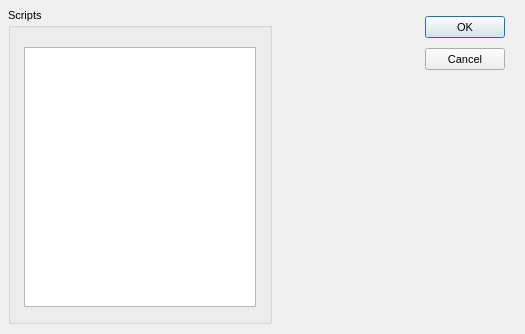
<?xml version="1.0"?>
<ui version="4.0">
  <class>PowpropDialog</class>
  <widget class="QDialog" name="IDD_POWPROP_DIALOG">
    <property name="geometry">
      <rect>
        <x>0</x>
        <y>0</y>
        <width>525</width>
        <height>334</height>
      </rect>
    </property>
    <property name="windowTitle">
      <string>Powerup properties</string>
    </property>
    <property name="font">
      <font>
        <family>Liberation Sans</family>
        <pointsize>8</pointsize>
        <bold>false</bold>
        <italic>false</italic>
      </font>
    </property>
    <property name="enabled">
      <bool>true</bool>
    </property>
    <property name="windowFlags">
      <set>Qt::Dialog|Qt::WindowCloseButtonHint</set>
    </property>
    <property name="minimumSize">
      <size>
        <width>525</width>
        <height>334</height>
      </size>
    </property>
    <property name="maximumSize">
      <size>
        <width>525</width>
        <height>334</height>
      </size>
    </property>
    <widget class="QGroupBox" name="IDC_STATIC">
      <property name="geometry">
        <rect>
          <x>8</x>
          <y>8</y>
          <width>264</width>
          <height>316</height>
        </rect>
      </property>
      <property name="title">
        <string>Scripts</string>
      </property>
      <property name="visible">
        <bool>true</bool>
      </property>
      <property name="enabled">
        <bool>true</bool>
      </property>
      <property name="flat">
        <bool>false</bool>
      </property>
      <widget class="QTextEdit" name="IDC_POWERUP_SCRIPT_EDIT">
        <property name="geometry">
          <rect>
            <x>16</x>
            <y>39</y>
            <width>232</width>
            <height>260</height>
          </rect>
        </property>
        <property name="visible">
          <bool>true</bool>
        </property>
        <property name="enabled">
          <bool>true</bool>
        </property>
        <property name="tabChangesFocus">
          <bool>false</bool>
        </property>
        <property name="verticalScrollBarPolicy">
          <enum>Qt::ScrollBarAsNeeded</enum>
        </property>
        <property name="horizontalScrollBarPolicy">
          <enum>Qt::ScrollBarAsNeeded</enum>
        </property>
      </widget>
    </widget>
    <widget class="QPushButton" name="IDOK">
      <property name="geometry">
        <rect>
          <x>425</x>
          <y>16</y>
          <width>80</width>
          <height>22</height>
        </rect>
      </property>
      <property name="text">
        <string>OK</string>
      </property>
      <property name="visible">
        <bool>true</bool>
      </property>
      <property name="enabled">
        <bool>true</bool>
      </property>
      <property name="default">
        <bool>true</bool>
      </property>
      <property name="autoDefault">
        <bool>true</bool>
      </property>
    </widget>
    <widget class="QPushButton" name="IDCANCEL">
      <property name="geometry">
        <rect>
          <x>425</x>
          <y>48</y>
          <width>80</width>
          <height>22</height>
        </rect>
      </property>
      <property name="text">
        <string>Cancel</string>
      </property>
      <property name="visible">
        <bool>true</bool>
      </property>
      <property name="enabled">
        <bool>true</bool>
      </property>
      <property name="default">
        <bool>false</bool>
      </property>
      <property name="autoDefault">
        <bool>false</bool>
      </property>
    </widget>
    <action name="IDD_ORPHANHUNTER">
      <property name="text">
        <string>Orphan Hunter</string>
      </property>
    </action>
    <action name="IDD_REORDER_PAGES">
      <property name="text">
        <string>Reorder Net Pages</string>
      </property>
    </action>
    <action name="IDD_SHOW_ALL_CHECKED_OUT">
      <property name="text">
        <string>Show All Pages Checked Out</string>
      </property>
    </action>
    <action name="IDM_IMPORT_BITMAP">
      <property name="text">
        <string>Bitmap/Animation Converter...</string>
      </property>
    </action>
    <action name="ID_APP_ABOUT">
      <property name="text">
        <string>&amp;About editor...</string>
      </property>
    </action>
    <action name="ID_APP_EXIT">
      <property name="text">
        <string>E&amp;xit</string>
      </property>
      <property name="shortcut">
        <string>Alt+X</string>
      </property>
    </action>
    <action name="ID_BRIEFING_EDITOR">
      <property name="text">
        <string>Briefing Editor...</string>
      </property>
    </action>
    <action name="ID_BUTTON_LIGHTING">
      <property name="text">
        <string>ID_BUTTON_LIGHTING</string>
      </property>
    </action>
    <action name="ID_BUTTON_OUTLINE">
      <property name="text">
        <string>ID_BUTTON_OUTLINE</string>
      </property>
    </action>
    <action name="ID_BUTTON_WINDOWSELECTION">
      <property name="text">
        <string>ID_BUTTON_WINDOWSELECTION</string>
      </property>
    </action>
    <action name="ID_D3HELP">
      <property name="text">
        <string>Help on D3 Editor</string>
      </property>
    </action>
    <action name="ID_EDITORS_AIPROPERTIES">
      <property name="text">
        <string>AI Properties...</string>
      </property>
    </action>
    <action name="ID_EDITORS_AMBIENTSOUNDS">
      <property name="text">
        <string>Ambient Sounds...</string>
      </property>
    </action>
    <action name="ID_EDITORS_DALLAS">
      <property name="text">
        <string>Dallas Graphical Script Editor...</string>
      </property>
    </action>
    <action name="ID_EDITORS_FILES">
      <property name="text">
        <string>Files...</string>
      </property>
    </action>
    <action name="ID_EDITORS_MEGACELLS">
      <property name="text">
        <string>Megacells...</string>
      </property>
    </action>
    <action name="ID_EDIT_ADDSELECT">
      <property name="text">
        <string>Add Current Room to Selected List</string>
      </property>
    </action>
    <action name="ID_EDIT_ATTACH">
      <property name="text">
        <string>&amp;Attach</string>
      </property>
    </action>
    <action name="ID_EDIT_CLEARSELECTED">
      <property name="text">
        <string>Clear Selected List</string>
      </property>
    </action>
    <action name="ID_EDIT_COPY">
      <property name="text">
        <string>&amp;Copy</string>
      </property>
      <property name="shortcut">
        <string>Ctrl+Ins</string>
      </property>
    </action>
    <action name="ID_EDIT_CUT">
      <property name="text">
        <string>Cu&amp;t</string>
      </property>
      <property name="shortcut">
        <string>Shift+Del</string>
      </property>
    </action>
    <action name="ID_EDIT_DELETE">
      <property name="text">
        <string>&amp;Delete</string>
      </property>
    </action>
    <action name="ID_EDIT_LOADSCRAP">
      <property name="text">
        <string>Load Scrap from Disk</string>
      </property>
    </action>
    <action name="ID_EDIT_PASTE">
      <property name="text">
        <string>&amp;Paste</string>
      </property>
      <property name="shortcut">
        <string>Shift+Ins</string>
      </property>
    </action>
    <action name="ID_EDIT_PLACE">
      <property name="text">
        <string>&amp;Place in Mine</string>
      </property>
    </action>
    <action name="ID_EDIT_PLACE_TERRAIN">
      <property name="text">
        <string>&amp;Place on Terrain</string>
      </property>
    </action>
    <action name="ID_EDIT_REMOVESELECT">
      <property name="text">
        <string>Remove Current Room from Selected List</string>
      </property>
    </action>
    <action name="ID_EDIT_SAVESCRAP">
      <property name="text">
        <string>Save Scrap to Disk</string>
      </property>
    </action>
    <action name="ID_EDIT_SELECTATTACHED">
      <property name="text">
        <string>Select All Rooms Attached to Current Room</string>
      </property>
    </action>
    <action name="ID_EDIT_UNDO">
      <property name="text">
        <string>&amp;Undo</string>
      </property>
      <property name="shortcut">
        <string>Alt+Backspace</string>
      </property>
    </action>
    <action name="ID_FILE_AUTOSAVE">
      <property name="text">
        <string>Autosave</string>
      </property>
      <property name="checkable">
        <bool>true</bool>
      </property>
    </action>
    <action name="ID_FILE_CHECKMINE">
      <property name="text">
        <string>&amp;Check Mine</string>
      </property>
    </action>
    <action name="ID_FILE_FIXCRACKS">
      <property name="text">
        <string>Fix Level Cracks</string>
      </property>
    </action>
    <action name="ID_FILE_FIXDEGENERATEFACES">
      <property name="text">
        <string>Fix/Remove Degenerate Faces</string>
      </property>
    </action>
    <action name="ID_FILE_IMPORT_ROOM">
      <property name="text">
        <string>Import 3DSMax Room</string>
      </property>
    </action>
    <action name="ID_FILE_INFORMATION">
      <property name="text">
        <string>&amp;Information</string>
      </property>
      <property name="shortcut">
        <string>Alt+I</string>
      </property>
    </action>
    <action name="ID_FILE_LEAVE_EDITOR">
      <property name="text">
        <string>Go to main menu...</string>
      </property>
    </action>
    <action name="ID_FILE_LEVELPROPS">
      <property name="text">
        <string>Set Selected Room(s) Properties</string>
      </property>
    </action>
    <action name="ID_FILE_LEVEL_INFO">
      <property name="text">
        <string>Edit Level Info...</string>
      </property>
    </action>
    <action name="ID_FILE_MRU_FILE1">
      <property name="text">
        <string>Recent File</string>
      </property>
      <property name="enabled">
        <bool>false</bool>
      </property>
    </action>
    <action name="ID_FILE_NEW">
      <property name="text">
        <string>&amp;New</string>
      </property>
      <property name="shortcut">
        <string>Ctrl+N</string>
      </property>
    </action>
    <action name="ID_FILE_OPEN">
      <property name="text">
        <string>&amp;Open...</string>
      </property>
      <property name="shortcut">
        <string>Ctrl+O</string>
      </property>
    </action>
    <action name="ID_FILE_PLAY640X480">
      <property name="text">
        <string>&amp;Play in 640 x 480</string>
      </property>
      <property name="shortcut">
        <string>Alt+P</string>
      </property>
    </action>
    <action name="ID_FILE_PREFERENCES">
      <property name="text">
        <string>Preferences</string>
      </property>
    </action>
    <action name="ID_FILE_PRINT">
      <property name="text">
        <string>&amp;Print...</string>
      </property>
      <property name="shortcut">
        <string>Ctrl+P</string>
      </property>
    </action>
    <action name="ID_FILE_PRINT_PREVIEW">
      <property name="text">
        <string>Print Pre&amp;view</string>
      </property>
    </action>
    <action name="ID_FILE_PRINT_SETUP">
      <property name="text">
        <string>P&amp;rint Setup...</string>
      </property>
    </action>
    <action name="ID_FILE_REMOVEDUPLICATEFACESFROMCURRENTROOM">
      <property name="text">
        <string>Remove Duplicate Faces from Current Room</string>
      </property>
    </action>
    <action name="ID_FILE_REMOVEEXTRAPOINTS">
      <property name="text">
        <string>Remove Extra Points</string>
      </property>
    </action>
    <action name="ID_FILE_RESTOREGAMESTATE">
      <property name="text">
        <string>Restore Gamestate</string>
      </property>
    </action>
    <action name="ID_FILE_SAVE">
      <property name="text">
        <string>&amp;Save</string>
      </property>
      <property name="shortcut">
        <string>Ctrl+S</string>
      </property>
    </action>
    <action name="ID_FILE_SAVEGOALTEXT">
      <property name="text">
        <string>Save Goal Text to File</string>
      </property>
    </action>
    <action name="ID_FILE_SAVE_AS">
      <property name="text">
        <string>Save &amp;As...</string>
      </property>
    </action>
    <action name="ID_FILE_SAVE_COPY_AS">
      <property name="text">
        <string>Save Copy &amp;As...</string>
      </property>
    </action>
    <action name="ID_FILE_STATS">
      <property name="text">
        <string>Show Level Stats</string>
      </property>
    </action>
    <action name="ID_FILE_UPDATE">
      <property name="text">
        <string>&amp;Update</string>
      </property>
      <property name="shortcut">
        <string>Ctrl+S</string>
      </property>
    </action>
    <action name="ID_FILE_VERIFY_LEVEL">
      <property name="text">
        <string>Verify Level</string>
      </property>
    </action>
    <action name="ID_HOTSPOT_TGA">
      <property name="text">
        <string>HotSpot TGA Extractor...</string>
      </property>
    </action>
    <action name="ID_MINE_VIEW">
      <property name="text">
        <string>Mine View</string>
      </property>
      <property name="shortcut">
        <string>F2</string>
      </property>
    </action>
    <action name="ID_OBJBUTTON">
      <property name="text">
        <string>ID_OBJBUTTON</string>
      </property>
    </action>
    <action name="ID_OBJECT_DELETEOBJECT">
      <property name="text">
        <string>Delete Object</string>
      </property>
      <property name="shortcut">
        <string>Del</string>
      </property>
    </action>
    <action name="ID_OBJECT_MOVEPLAYER">
      <property name="text">
        <string>Move Player 0 to Viewer</string>
      </property>
    </action>
    <action name="ID_OBJECT_PLACECAMERAATCURRENTFACE">
      <property name="text">
        <string>Create New Camera at Current Face</string>
      </property>
    </action>
    <action name="ID_OBJECT_PLACECAMERAATVIEWER">
      <property name="text">
        <string>Create New Camera at Viewer</string>
      </property>
    </action>
    <action name="ID_OBJECT_PLACEOBJECT">
      <property name="text">
        <string>Place Object</string>
      </property>
      <property name="shortcut">
        <string>Ins</string>
      </property>
    </action>
    <action name="ID_OBJECT_PLACESOUNDSOURCEATVIEWER">
      <property name="text">
        <string>Create SoundSource at Viewer</string>
      </property>
    </action>
    <action name="ID_OBJECT_PLACEWAYPOINTATVIEWER">
      <property name="text">
        <string>Place Waypoint at Viewer</string>
      </property>
    </action>
    <action name="ID_OBJECT_SELECTBYNUMBER">
      <property name="text">
        <string>Select Object By Number</string>
      </property>
    </action>
    <action name="ID_OBJECT_SETCAMERAFROMVIEWER">
      <property name="text">
        <string>Move Camera to Viewer</string>
      </property>
    </action>
    <action name="ID_OBJECT_SETVIEWERFROMCAMERA">
      <property name="text">
        <string>Move Viewer to Camera</string>
      </property>
    </action>
    <action name="ID_OSIRISCOMPILE">
      <property name="text">
        <string>ID_OSIRISCOMPILE</string>
      </property>
    </action>
    <action name="ID_REINIT_OPENGL">
      <property name="text">
        <string>ID_REINIT_OPENGL</string>
      </property>
    </action>
    <action name="ID_ROOM_ADD">
      <property name="text">
        <string>&amp;Add Room at Current Face</string>
      </property>
      <property name="shortcut">
        <string>Shift+A</string>
      </property>
    </action>
    <action name="ID_ROOM_ADDVERTTONEWFACE">
      <property name="text">
        <string>Add Vert to New Face</string>
      </property>
      <property name="shortcut">
        <string>Shift+V</string>
      </property>
    </action>
    <action name="ID_ROOM_ATTACHROOM">
      <property name="text">
        <string>Attach Room</string>
      </property>
    </action>
    <action name="ID_ROOM_BUILDBRIDGE">
      <property name="text">
        <string>&amp;Build Bridge</string>
      </property>
    </action>
    <action name="ID_ROOM_BUILDSMOOTHBRIDGE">
      <property name="text">
        <string>Build Smooth Bridge</string>
      </property>
      <property name="shortcut">
        <string>Ctrl+B</string>
      </property>
    </action>
    <action name="ID_ROOM_CLEARCENTERPOINT">
      <property name="text">
        <string>Clear Center Point</string>
      </property>
    </action>
    <action name="ID_ROOM_COMBINE">
      <property name="text">
        <string>Combine Rooms</string>
      </property>
    </action>
    <action name="ID_ROOM_DELETE">
      <property name="text">
        <string>Delete Current Room</string>
      </property>
    </action>
    <action name="ID_ROOM_DELETECONNECTEDFACES">
      <property name="text">
        <string>Delete Connected Faces</string>
      </property>
    </action>
    <action name="ID_ROOM_DELETEFACE">
      <property name="text">
        <string>Delete Current Face</string>
      </property>
    </action>
    <action name="ID_ROOM_DELETEPORTAL">
      <property name="text">
        <string>Delete Current Portal</string>
      </property>
    </action>
    <action name="ID_ROOM_DELETEVERT">
      <property name="text">
        <string>Delete Current Vert From Face</string>
      </property>
    </action>
    <action name="ID_ROOM_DROPROOM">
      <property name="text">
        <string>Drop Room</string>
      </property>
    </action>
    <action name="ID_ROOM_FACE_ADDVERTTOEDGE">
      <property name="text">
        <string>Add Vert To Edge</string>
      </property>
    </action>
    <action name="ID_ROOM_FACE_DELETEVERTONEDGE">
      <property name="text">
        <string>Delete Vert on Edge</string>
      </property>
    </action>
    <action name="ID_ROOM_FACE_MOVEVERTONEDGE">
      <property name="text">
        <string>Move Vert on Edge</string>
      </property>
    </action>
    <action name="ID_ROOM_FACE_SPLITFACE">
      <property name="text">
        <string>Split Face</string>
      </property>
    </action>
    <action name="ID_ROOM_FINISHNEWFACE">
      <property name="text">
        <string>Add Last Point to New Face (Finish Face)</string>
      </property>
    </action>
    <action name="ID_ROOM_GRABTEXTURE">
      <property name="text">
        <string>Grab Texture</string>
      </property>
      <property name="shortcut">
        <string>G</string>
      </property>
    </action>
    <action name="ID_ROOM_JOINROOMS">
      <property name="text">
        <string>Join Rooms</string>
      </property>
    </action>
    <action name="ID_ROOM_JOINROOMSEXACT">
      <property name="text">
        <string>Join Rooms Exact</string>
      </property>
    </action>
    <action name="ID_ROOM_JOIN_ADJACENT_FACES">
      <property name="text">
        <string>Join Adjacent Faces</string>
      </property>
    </action>
    <action name="ID_ROOM_LINKTONEWEXTERNAL">
      <property name="text">
        <string>Link Room to New External Room</string>
      </property>
    </action>
    <action name="ID_ROOM_MARK">
      <property name="text">
        <string>&amp;Mark Room/Face</string>
      </property>
      <property name="shortcut">
        <string>Ctrl+M</string>
      </property>
    </action>
    <action name="ID_ROOM_MERGEOBJECTINTOROOM">
      <property name="text">
        <string>Merge Object into Room</string>
      </property>
    </action>
    <action name="ID_ROOM_NEXTFACE">
      <property name="text">
        <string>Next Face</string>
      </property>
      <property name="shortcut">
        <string>F</string>
      </property>
    </action>
    <action name="ID_ROOM_PLACEROOM">
      <property name="text">
        <string>Place Room at Current Room</string>
      </property>
    </action>
    <action name="ID_ROOM_PLACETERRAINROOM">
      <property name="text">
        <string>Place Room at Current Terrain Cell</string>
      </property>
    </action>
    <action name="ID_ROOM_PREVIOUSFACE">
      <property name="text">
        <string>Previous Face</string>
      </property>
      <property name="shortcut">
        <string>Shift+F</string>
      </property>
    </action>
    <action name="ID_ROOM_PROPAGATETOADJACENTCOPLANARFACES">
      <property name="text">
        <string>Propagate to Adjacent Coplanar Faces</string>
      </property>
      <property name="shortcut">
        <string>Ctrl+F</string>
      </property>
    </action>
    <action name="ID_ROOM_PROPAGATETOALL">
      <property name="text">
        <string>Propagate to All Faces in Room</string>
      </property>
      <property name="shortcut">
        <string>Shift+R</string>
      </property>
    </action>
    <action name="ID_ROOM_RENAMEROOM">
      <property name="text">
        <string>Rename Room</string>
      </property>
      <property name="shortcut">
        <string>Ctrl+R</string>
      </property>
    </action>
    <action name="ID_ROOM_ROTATEPLACEDROOM45DEGREES">
      <property name="text">
        <string>Rotate Placed Room 45 Degrees</string>
      </property>
    </action>
    <action name="ID_ROOM_SAVECURRENTROOM">
      <property name="text">
        <string>Save Current Room</string>
      </property>
    </action>
    <action name="ID_ROOM_SELECTBYNUMBER">
      <property name="text">
        <string>Select Room by Number</string>
      </property>
    </action>
    <action name="ID_ROOM_SELECTFACEBYNUMBER">
      <property name="text">
        <string>Select Face by Number</string>
      </property>
    </action>
    <action name="ID_ROOM_SETCENTERFROMVIEWER">
      <property name="text">
        <string>Set Room Center from Viewer</string>
      </property>
    </action>
    <action name="ID_ROOM_SNAPPLACEDROOM">
      <property name="text">
        <string>Snap Placed Room</string>
      </property>
    </action>
    <action name="ID_ROOM_SNAPPOINTTOEDGE">
      <property name="text">
        <string>Snap Point to Edge</string>
      </property>
    </action>
    <action name="ID_ROOM_SNAPPOINTTOFACE">
      <property name="text">
        <string>Snap Point to Face</string>
      </property>
    </action>
    <action name="ID_ROOM_SNAPPOINTTOPOINT">
      <property name="text">
        <string>Snap Point to Point</string>
      </property>
    </action>
    <action name="ID_ROOM_SPLITFACE">
      <property name="text">
        <string>Triangulate face</string>
      </property>
    </action>
    <action name="ID_ROOM_STARTNEWFACE">
      <property name="text">
        <string>Add First Point to New Face (Start Face)</string>
      </property>
    </action>
    <action name="ID_ROOM_SWAPMAKEDANDCURRENTROOMFACE">
      <property name="text">
        <string>Swap Marked and Current Room/Face</string>
      </property>
    </action>
    <action name="ID_ROOM_UNDOSNAP">
      <property name="text">
        <string>Undo Snap</string>
      </property>
    </action>
    <action name="ID_ROOM_UNPLACEROOM">
      <property name="text">
        <string>Un-place Room/Group/Door</string>
      </property>
    </action>
    <action name="ID_ROOM_VIEW">
      <property name="text">
        <string>Room View</string>
      </property>
      <property name="shortcut">
        <string>F4</string>
      </property>
    </action>
    <action name="ID_SCRIPT_LEVEL_INTERFACE">
      <property name="text">
        <string>Levels and Scripts...</string>
      </property>
    </action>
    <action name="ID_SUBEDITORS_FONT">
      <property name="text">
        <string>Font Editor...</string>
      </property>
    </action>
    <action name="ID_SUBEDITORS_HOGMAKER">
      <property name="text">
        <string>Hog Maker...</string>
      </property>
    </action>
    <action name="ID_SUBEDITORS_TABLEFILEEDIT">
      <property name="text">
        <string>Table File Text Editor...</string>
      </property>
    </action>
    <action name="ID_SUBEDITORS_TABLEFILEFILTER">
      <property name="text">
        <string>Table File Filter...</string>
      </property>
    </action>
    <action name="ID_TABLEEDIT_FILE_EXIT">
      <property name="text">
        <string>&amp;Exit</string>
      </property>
    </action>
    <action name="ID_TABLEEDIT_FILE_LOAD">
      <property name="text">
        <string>&amp;Load...</string>
      </property>
    </action>
    <action name="ID_TABLEEDIT_FILE_SAVE">
      <property name="text">
        <string>&amp;Save</string>
      </property>
    </action>
    <action name="ID_TABLEEDIT_FILE_SAVE_AS">
      <property name="text">
        <string>S&amp;ave as...</string>
      </property>
    </action>
    <action name="ID_TABLEFILTER_FILE_EXIT">
      <property name="text">
        <string>Exit</string>
      </property>
    </action>
    <action name="ID_TABLEFILTER_FILE_LOAD">
      <property name="text">
        <string>Load...</string>
      </property>
    </action>
    <action name="ID_TABLEFILTER_FILE_NEW">
      <property name="text">
        <string>New</string>
      </property>
    </action>
    <action name="ID_TABLEFILTER_FILE_SAVE">
      <property name="text">
        <string>Save</string>
      </property>
    </action>
    <action name="ID_TABLEFILTER_FILE_SAVEAS">
      <property name="text">
        <string>Save as...</string>
      </property>
    </action>
    <action name="ID_TERRAIN_VIEW">
      <property name="text">
        <string>Terrain View</string>
      </property>
      <property name="shortcut">
        <string>F3</string>
      </property>
    </action>
    <action name="ID_TEST_TEST1">
      <property name="text">
        <string>Test function 1</string>
      </property>
    </action>
    <action name="ID_TEST_TEST2">
      <property name="text">
        <string>Test function 2</string>
      </property>
    </action>
    <action name="ID_TEST_TEST3">
      <property name="text">
        <string>Test function 3</string>
      </property>
    </action>
    <action name="ID_TOOLS_WORLD_OBJECTS_BUILDINGS">
      <property name="text">
        <string>Buildings...</string>
      </property>
    </action>
    <action name="ID_TOOLS_WORLD_OBJECTS_CLUTTER">
      <property name="text">
        <string>Clutter...</string>
      </property>
    </action>
    <action name="ID_TOOLS_WORLD_OBJECTS_DOOR">
      <property name="text">
        <string>Doors...</string>
      </property>
    </action>
    <action name="ID_TOOLS_WORLD_OBJECTS_LIGHTS">
      <property name="text">
        <string>Lights...</string>
      </property>
    </action>
    <action name="ID_TOOLS_WORLD_OBJECTS_PLAYER">
      <property name="text">
        <string>Player Ships...</string>
      </property>
    </action>
    <action name="ID_TOOLS_WORLD_OBJECTS_POWERUPS">
      <property name="text">
        <string>Powerups...</string>
      </property>
    </action>
    <action name="ID_TOOLS_WORLD_OBJECTS_ROBOTS">
      <property name="text">
        <string>Robots...</string>
      </property>
    </action>
    <action name="ID_TOOLS_WORLD_OBJECTS_SOUND">
      <property name="text">
        <string>Sounds...</string>
      </property>
    </action>
    <action name="ID_TOOLS_WORLD_TEXTURES">
      <property name="text">
        <string>Textures...</string>
      </property>
    </action>
    <action name="ID_TOOLS_WORLD_WEAPONS">
      <property name="text">
        <string>Weapons...</string>
      </property>
    </action>
    <action name="ID_VIEW_CENTERONCUBE">
      <property name="text">
        <string>Center on Current &amp;Room</string>
      </property>
      <property name="shortcut">
        <string>Home</string>
      </property>
    </action>
    <action name="ID_VIEW_CENTERONMINE">
      <property name="text">
        <string>Center on &amp;Mine Origin</string>
      </property>
    </action>
    <action name="ID_VIEW_CENTERONOBJECT">
      <property name="text">
        <string>Center on Current &amp;Object</string>
      </property>
    </action>
    <action name="ID_VIEW_DELETEVIEWER">
      <property name="text">
        <string>Delete Viewer</string>
      </property>
    </action>
    <action name="ID_VIEW_FLIP">
      <property name="text">
        <string>Flip Viewer</string>
      </property>
      <property name="shortcut">
        <string>/</string>
      </property>
    </action>
    <action name="ID_VIEW_KEYPAD_TOGGLE">
      <property name="text">
        <string>Keypad</string>
      </property>
      <property name="shortcut">
        <string>F10</string>
      </property>
    </action>
    <action name="ID_VIEW_MOVECAMERATOCURRENTOBJECT">
      <property name="text">
        <string>Move camera to Current Object</string>
      </property>
    </action>
    <action name="ID_VIEW_MOVECAMERATOSELECTEDFACE">
      <property name="text">
        <string>Move camera to &amp;Current Face</string>
      </property>
      <property name="shortcut">
        <string>Shift+C</string>
      </property>
    </action>
    <action name="ID_VIEW_MOVECAMERATOSELECTEDROOM">
      <property name="text">
        <string>Move camera to &amp;Current Room</string>
      </property>
      <property name="shortcut">
        <string>C</string>
      </property>
    </action>
    <action name="ID_VIEW_NEWVIEWER">
      <property name="text">
        <string>New Viewer</string>
      </property>
    </action>
    <action name="ID_VIEW_NEXTVIEWER">
      <property name="text">
        <string>Next Viewer</string>
      </property>
    </action>
    <action name="ID_VIEW_RESETVIEWRADIUS">
      <property name="text">
        <string>Reset View Radius</string>
      </property>
    </action>
    <action name="ID_VIEW_SHOWOBJECTSINWIREFRAMEVIEW">
      <property name="text">
        <string>Show objects in Wireframe view</string>
      </property>
    </action>
    <action name="ID_VIEW_SHOWVIEWERFORWARDVECTOR">
      <property name="text">
        <string>Show Viewer Forward Vector</string>
      </property>
    </action>
    <action name="ID_VIEW_STATUS_BAR">
      <property name="text">
        <string>&amp;Status Bar</string>
      </property>
    </action>
    <action name="ID_VIEW_TEXTUREMINE">
      <property name="text">
        <string>Te&amp;xtured view</string>
      </property>
    </action>
    <action name="ID_VIEW_TOOLBAR">
      <property name="text">
        <string>&amp;Toolbar</string>
      </property>
    </action>
    <action name="ID_VIEW_VIEWPROP">
      <property name="text">
        <string>Display Viewer Properties</string>
      </property>
    </action>
    <action name="ID_VIEW_WIREFRAMEMINE">
      <property name="text">
        <string>&amp;Wireframe view</string>
      </property>
    </action>
    <action name="ID_WINDOW_CASCADE">
      <property name="text">
        <string>&amp;Cascade</string>
      </property>
    </action>
    <action name="ID_WINDOW_TILE">
      <property name="text">
        <string>&amp;Tile</string>
      </property>
    </action>
    <action name="ID_ZBUTTON">
      <property name="text">
        <string>ID_ZBUTTON</string>
      </property>
    </action>
  </widget>
</ui>
